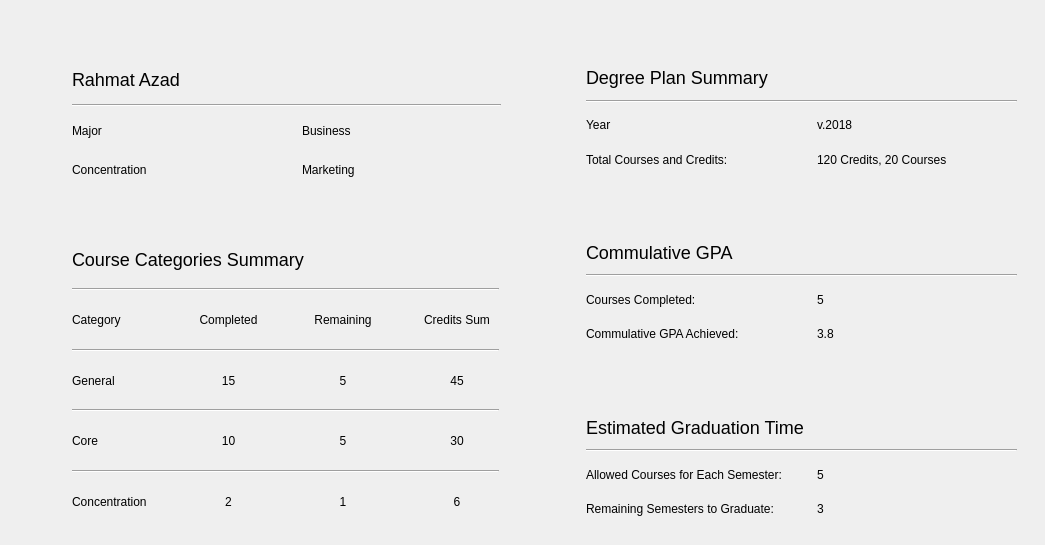
         <widget class="QWidget" name="dashboard_page">
          <widget class="QFrame" name="user_sum">
           <property name="geometry">
            <rect>
             <x>52</x>
             <y>50</y>
             <width>470</width>
             <height>151</height>
            </rect>
           </property>
           <property name="styleSheet">
            <string notr="true"/>
           </property>
           <property name="frameShape">
            <enum>QFrame::NoFrame</enum>
           </property>
           <property name="frameShadow">
            <enum>QFrame::Plain</enum>
           </property>
           <widget class="QWidget" name="layoutWidget">
            <property name="geometry">
             <rect>
              <x>10</x>
              <y>10</y>
              <width>449</width>
              <height>129</height>
             </rect>
            </property>
            <layout class="QGridLayout" name="gridLayout_2">
             <property name="leftMargin">
              <number>10</number>
             </property>
             <property name="topMargin">
              <number>5</number>
             </property>
             <property name="rightMargin">
              <number>10</number>
             </property>
             <property name="bottomMargin">
              <number>5</number>
             </property>
             <property name="horizontalSpacing">
              <number>30</number>
             </property>
             <property name="verticalSpacing">
              <number>10</number>
             </property>
             <item row="2" column="1">
              <widget class="QLabel" name="user_sum_major">
               <property name="sizePolicy">
                <sizepolicy hsizetype="Expanding" vsizetype="Preferred">
                 <horstretch>0</horstretch>
                 <verstretch>0</verstretch>
                </sizepolicy>
               </property>
               <property name="text">
                <string>Business</string>
               </property>
              </widget>
             </item>
             <item row="3" column="1">
              <widget class="QLabel" name="user_sum_con">
               <property name="sizePolicy">
                <sizepolicy hsizetype="Expanding" vsizetype="Preferred">
                 <horstretch>0</horstretch>
                 <verstretch>0</verstretch>
                </sizepolicy>
               </property>
               <property name="text">
                <string>Marketing</string>
               </property>
              </widget>
             </item>
             <item row="2" column="0">
              <widget class="QLabel" name="user_sum_major_7">
               <property name="sizePolicy">
                <sizepolicy hsizetype="Expanding" vsizetype="Preferred">
                 <horstretch>0</horstretch>
                 <verstretch>0</verstretch>
                </sizepolicy>
               </property>
               <property name="text">
                <string>Major</string>
               </property>
              </widget>
             </item>
             <item row="3" column="0">
              <widget class="QLabel" name="user_sum_concentration_5">
               <property name="sizePolicy">
                <sizepolicy hsizetype="Expanding" vsizetype="Preferred">
                 <horstretch>0</horstretch>
                 <verstretch>0</verstretch>
                </sizepolicy>
               </property>
               <property name="text">
                <string>Concentration</string>
               </property>
              </widget>
             </item>
             <item row="0" column="0" colspan="2">
              <widget class="QLabel" name="user_sum_fullname">
               <property name="styleSheet">
                <string notr="true">font-size: 18px;</string>
               </property>
               <property name="text">
                <string>Rahmat Azad</string>
               </property>
              </widget>
             </item>
             <item row="1" column="0" colspan="2">
              <widget class="Line" name="line">
               <property name="orientation">
                <enum>Qt::Horizontal</enum>
               </property>
              </widget>
             </item>
            </layout>
           </widget>
          </widget>
          <widget class="QFrame" name="courses_sum">
           <property name="geometry">
            <rect>
             <x>52</x>
             <y>225</y>
             <width>470</width>
             <height>311</height>
            </rect>
           </property>
           <property name="styleSheet">
            <string notr="true"/>
           </property>
           <property name="frameShape">
            <enum>QFrame::NoFrame</enum>
           </property>
           <property name="frameShadow">
            <enum>QFrame::Plain</enum>
           </property>
           <widget class="QWidget" name="layoutWidget_9">
            <property name="geometry">
             <rect>
              <x>10</x>
              <y>10</y>
              <width>447</width>
              <height>291</height>
             </rect>
            </property>
            <layout class="QGridLayout" name="gridLayout_6">
             <property name="leftMargin">
              <number>10</number>
             </property>
             <property name="topMargin">
              <number>5</number>
             </property>
             <property name="rightMargin">
              <number>10</number>
             </property>
             <property name="bottomMargin">
              <number>5</number>
             </property>
             <property name="horizontalSpacing">
              <number>30</number>
             </property>
             <property name="verticalSpacing">
              <number>10</number>
             </property>
             <item row="6" column="1">
              <widget class="QLabel" name="sum_core_com">
               <property name="sizePolicy">
                <sizepolicy hsizetype="Expanding" vsizetype="Preferred">
                 <horstretch>0</horstretch>
                 <verstretch>0</verstretch>
                </sizepolicy>
               </property>
               <property name="text">
                <string>10</string>
               </property>
               <property name="alignment">
                <set>Qt::AlignCenter</set>
               </property>
              </widget>
             </item>
             <item row="4" column="0">
              <widget class="QLabel" name="user_sum_concentration_7">
               <property name="sizePolicy">
                <sizepolicy hsizetype="Expanding" vsizetype="Preferred">
                 <horstretch>0</horstretch>
                 <verstretch>0</verstretch>
                </sizepolicy>
               </property>
               <property name="text">
                <string>General</string>
               </property>
              </widget>
             </item>
             <item row="2" column="0">
              <widget class="QLabel" name="user_sum_major_11">
               <property name="sizePolicy">
                <sizepolicy hsizetype="Expanding" vsizetype="Preferred">
                 <horstretch>0</horstretch>
                 <verstretch>0</verstretch>
                </sizepolicy>
               </property>
               <property name="text">
                <string>Category</string>
               </property>
              </widget>
             </item>
             <item row="5" column="0" colspan="4">
              <widget class="Line" name="line_11">
               <property name="orientation">
                <enum>Qt::Horizontal</enum>
               </property>
              </widget>
             </item>
             <item row="8" column="2">
              <widget class="QLabel" name="sum_concent_rem">
               <property name="sizePolicy">
                <sizepolicy hsizetype="Expanding" vsizetype="Preferred">
                 <horstretch>0</horstretch>
                 <verstretch>0</verstretch>
                </sizepolicy>
               </property>
               <property name="text">
                <string>1</string>
               </property>
               <property name="alignment">
                <set>Qt::AlignCenter</set>
               </property>
              </widget>
             </item>
             <item row="2" column="1">
              <widget class="QLabel" name="user_sum_major_12">
               <property name="sizePolicy">
                <sizepolicy hsizetype="Expanding" vsizetype="Preferred">
                 <horstretch>0</horstretch>
                 <verstretch>0</verstretch>
                </sizepolicy>
               </property>
               <property name="text">
                <string>Completed</string>
               </property>
               <property name="alignment">
                <set>Qt::AlignCenter</set>
               </property>
              </widget>
             </item>
             <item row="4" column="3">
              <widget class="QLabel" name="sum_general_cre">
               <property name="sizePolicy">
                <sizepolicy hsizetype="Expanding" vsizetype="Preferred">
                 <horstretch>0</horstretch>
                 <verstretch>0</verstretch>
                </sizepolicy>
               </property>
               <property name="text">
                <string>45</string>
               </property>
               <property name="alignment">
                <set>Qt::AlignCenter</set>
               </property>
              </widget>
             </item>
             <item row="7" column="0" colspan="4">
              <widget class="Line" name="line_18">
               <property name="orientation">
                <enum>Qt::Horizontal</enum>
               </property>
              </widget>
             </item>
             <item row="0" column="0" colspan="4">
              <widget class="QLabel" name="user_sum_fullname_5">
               <property name="styleSheet">
                <string notr="true">font-size: 18px;</string>
               </property>
               <property name="text">
                <string>Course Categories Summary</string>
               </property>
              </widget>
             </item>
             <item row="4" column="2">
              <widget class="QLabel" name="sum_general_rem">
               <property name="sizePolicy">
                <sizepolicy hsizetype="Expanding" vsizetype="Preferred">
                 <horstretch>0</horstretch>
                 <verstretch>0</verstretch>
                </sizepolicy>
               </property>
               <property name="text">
                <string>5</string>
               </property>
               <property name="alignment">
                <set>Qt::AlignCenter</set>
               </property>
              </widget>
             </item>
             <item row="6" column="2">
              <widget class="QLabel" name="sum_core_rem">
               <property name="sizePolicy">
                <sizepolicy hsizetype="Expanding" vsizetype="Preferred">
                 <horstretch>0</horstretch>
                 <verstretch>0</verstretch>
                </sizepolicy>
               </property>
               <property name="text">
                <string>5</string>
               </property>
               <property name="alignment">
                <set>Qt::AlignCenter</set>
               </property>
              </widget>
             </item>
             <item row="4" column="1">
              <widget class="QLabel" name="sum_general_com">
               <property name="sizePolicy">
                <sizepolicy hsizetype="Expanding" vsizetype="Preferred">
                 <horstretch>0</horstretch>
                 <verstretch>0</verstretch>
                </sizepolicy>
               </property>
               <property name="text">
                <string>15</string>
               </property>
               <property name="alignment">
                <set>Qt::AlignCenter</set>
               </property>
              </widget>
             </item>
             <item row="6" column="3">
              <widget class="QLabel" name="sum_core_cre">
               <property name="sizePolicy">
                <sizepolicy hsizetype="Expanding" vsizetype="Preferred">
                 <horstretch>0</horstretch>
                 <verstretch>0</verstretch>
                </sizepolicy>
               </property>
               <property name="text">
                <string>30</string>
               </property>
               <property name="alignment">
                <set>Qt::AlignCenter</set>
               </property>
              </widget>
             </item>
             <item row="8" column="0">
              <widget class="QLabel" name="user_sum_concentration_10">
               <property name="sizePolicy">
                <sizepolicy hsizetype="Expanding" vsizetype="Preferred">
                 <horstretch>0</horstretch>
                 <verstretch>0</verstretch>
                </sizepolicy>
               </property>
               <property name="text">
                <string>Concentration</string>
               </property>
              </widget>
             </item>
             <item row="3" column="0" colspan="4">
              <widget class="Line" name="line_10">
               <property name="orientation">
                <enum>Qt::Horizontal</enum>
               </property>
              </widget>
             </item>
             <item row="8" column="1">
              <widget class="QLabel" name="sum_concent_com">
               <property name="sizePolicy">
                <sizepolicy hsizetype="Expanding" vsizetype="Preferred">
                 <horstretch>0</horstretch>
                 <verstretch>0</verstretch>
                </sizepolicy>
               </property>
               <property name="text">
                <string>2</string>
               </property>
               <property name="alignment">
                <set>Qt::AlignCenter</set>
               </property>
              </widget>
             </item>
             <item row="2" column="3">
              <widget class="QLabel" name="user_sum_major_14">
               <property name="sizePolicy">
                <sizepolicy hsizetype="Expanding" vsizetype="Preferred">
                 <horstretch>0</horstretch>
                 <verstretch>0</verstretch>
                </sizepolicy>
               </property>
               <property name="text">
                <string>Credits Sum</string>
               </property>
               <property name="alignment">
                <set>Qt::AlignCenter</set>
               </property>
              </widget>
             </item>
             <item row="2" column="2">
              <widget class="QLabel" name="user_sum_major_22">
               <property name="sizePolicy">
                <sizepolicy hsizetype="Expanding" vsizetype="Preferred">
                 <horstretch>0</horstretch>
                 <verstretch>0</verstretch>
                </sizepolicy>
               </property>
               <property name="text">
                <string>Remaining</string>
               </property>
               <property name="alignment">
                <set>Qt::AlignCenter</set>
               </property>
              </widget>
             </item>
             <item row="8" column="3">
              <widget class="QLabel" name="sum_concent_cre">
               <property name="sizePolicy">
                <sizepolicy hsizetype="Expanding" vsizetype="Preferred">
                 <horstretch>0</horstretch>
                 <verstretch>0</verstretch>
                </sizepolicy>
               </property>
               <property name="text">
                <string>6</string>
               </property>
               <property name="alignment">
                <set>Qt::AlignCenter</set>
               </property>
              </widget>
             </item>
             <item row="1" column="0" colspan="4">
              <widget class="Line" name="line_8">
               <property name="orientation">
                <enum>Qt::Horizontal</enum>
               </property>
              </widget>
             </item>
             <item row="6" column="0">
              <widget class="QLabel" name="user_sum_concentration_8">
               <property name="sizePolicy">
                <sizepolicy hsizetype="Expanding" vsizetype="Preferred">
                 <horstretch>0</horstretch>
                 <verstretch>0</verstretch>
                </sizepolicy>
               </property>
               <property name="text">
                <string>Core</string>
               </property>
              </widget>
             </item>
            </layout>
           </widget>
          </widget>
          <widget class="QFrame" name="degreeplan_sum">
           <property name="geometry">
            <rect>
             <x>566</x>
             <y>50</y>
             <width>470</width>
             <height>136</height>
            </rect>
           </property>
           <property name="styleSheet">
            <string notr="true"/>
           </property>
           <property name="frameShape">
            <enum>QFrame::NoFrame</enum>
           </property>
           <property name="frameShadow">
            <enum>QFrame::Plain</enum>
           </property>
           <widget class="QWidget" name="layoutWidget_2">
            <property name="geometry">
             <rect>
              <x>10</x>
              <y>10</y>
              <width>451</width>
              <height>117</height>
             </rect>
            </property>
            <layout class="QGridLayout" name="gridLayout_3">
             <property name="leftMargin">
              <number>10</number>
             </property>
             <property name="topMargin">
              <number>5</number>
             </property>
             <property name="rightMargin">
              <number>10</number>
             </property>
             <property name="bottomMargin">
              <number>5</number>
             </property>
             <property name="horizontalSpacing">
              <number>30</number>
             </property>
             <property name="verticalSpacing">
              <number>10</number>
             </property>
             <item row="0" column="0" colspan="2">
              <widget class="QLabel" name="user_sum_fullname_2">
               <property name="styleSheet">
                <string notr="true">font-size: 18px;</string>
               </property>
               <property name="text">
                <string>Degree Plan Summary</string>
               </property>
              </widget>
             </item>
             <item row="2" column="1">
              <widget class="QLabel" name="sum_year">
               <property name="sizePolicy">
                <sizepolicy hsizetype="Expanding" vsizetype="Preferred">
                 <horstretch>0</horstretch>
                 <verstretch>0</verstretch>
                </sizepolicy>
               </property>
               <property name="text">
                <string>v.2018</string>
               </property>
              </widget>
             </item>
             <item row="3" column="0">
              <widget class="QLabel" name="user_sum_concentration_2">
               <property name="sizePolicy">
                <sizepolicy hsizetype="Expanding" vsizetype="Preferred">
                 <horstretch>0</horstretch>
                 <verstretch>0</verstretch>
                </sizepolicy>
               </property>
               <property name="text">
                <string>Total Courses and Credits:</string>
               </property>
              </widget>
             </item>
             <item row="2" column="0">
              <widget class="QLabel" name="user_sum_major_2">
               <property name="sizePolicy">
                <sizepolicy hsizetype="Expanding" vsizetype="Preferred">
                 <horstretch>0</horstretch>
                 <verstretch>0</verstretch>
                </sizepolicy>
               </property>
               <property name="text">
                <string>Year</string>
               </property>
              </widget>
             </item>
             <item row="3" column="1">
              <widget class="QLabel" name="sum_TotCredit">
               <property name="sizePolicy">
                <sizepolicy hsizetype="Expanding" vsizetype="Preferred">
                 <horstretch>0</horstretch>
                 <verstretch>0</verstretch>
                </sizepolicy>
               </property>
               <property name="text">
                <string>120 Credits, 20 Courses</string>
               </property>
              </widget>
             </item>
             <item row="1" column="0" colspan="2">
              <widget class="Line" name="line_5">
               <property name="orientation">
                <enum>Qt::Horizontal</enum>
               </property>
              </widget>
             </item>
            </layout>
           </widget>
          </widget>
          <widget class="QFrame" name="gpa_sum">
           <property name="geometry">
            <rect>
             <x>566</x>
             <y>225</y>
             <width>470</width>
             <height>136</height>
            </rect>
           </property>
           <property name="styleSheet">
            <string notr="true"/>
           </property>
           <property name="frameShape">
            <enum>QFrame::NoFrame</enum>
           </property>
           <property name="frameShadow">
            <enum>QFrame::Plain</enum>
           </property>
           <widget class="QWidget" name="layoutWidget_4">
            <property name="geometry">
             <rect>
              <x>10</x>
              <y>10</y>
              <width>451</width>
              <height>116</height>
             </rect>
            </property>
            <layout class="QGridLayout" name="gridLayout_4">
             <property name="leftMargin">
              <number>10</number>
             </property>
             <property name="topMargin">
              <number>5</number>
             </property>
             <property name="rightMargin">
              <number>10</number>
             </property>
             <property name="bottomMargin">
              <number>5</number>
             </property>
             <property name="horizontalSpacing">
              <number>30</number>
             </property>
             <property name="verticalSpacing">
              <number>10</number>
             </property>
             <item row="2" column="0">
              <widget class="QLabel" name="user_sum_major_3">
               <property name="sizePolicy">
                <sizepolicy hsizetype="Expanding" vsizetype="Preferred">
                 <horstretch>0</horstretch>
                 <verstretch>0</verstretch>
                </sizepolicy>
               </property>
               <property name="text">
                <string>Courses Completed:</string>
               </property>
              </widget>
             </item>
             <item row="3" column="0">
              <widget class="QLabel" name="user_sum_concentration_3">
               <property name="sizePolicy">
                <sizepolicy hsizetype="Expanding" vsizetype="Preferred">
                 <horstretch>0</horstretch>
                 <verstretch>0</verstretch>
                </sizepolicy>
               </property>
               <property name="text">
                <string>Commulative GPA Achieved:</string>
               </property>
              </widget>
             </item>
             <item row="2" column="1">
              <widget class="QLabel" name="sum_coursesCom">
               <property name="sizePolicy">
                <sizepolicy hsizetype="Expanding" vsizetype="Preferred">
                 <horstretch>0</horstretch>
                 <verstretch>0</verstretch>
                </sizepolicy>
               </property>
               <property name="text">
                <string>5</string>
               </property>
               <property name="alignment">
                <set>Qt::AlignLeading|Qt::AlignLeft|Qt::AlignVCenter</set>
               </property>
              </widget>
             </item>
             <item row="3" column="1">
              <widget class="QLabel" name="sum_CGPA">
               <property name="sizePolicy">
                <sizepolicy hsizetype="Expanding" vsizetype="Preferred">
                 <horstretch>0</horstretch>
                 <verstretch>0</verstretch>
                </sizepolicy>
               </property>
               <property name="text">
                <string>3.8</string>
               </property>
               <property name="alignment">
                <set>Qt::AlignLeading|Qt::AlignLeft|Qt::AlignVCenter</set>
               </property>
              </widget>
             </item>
             <item row="0" column="0" colspan="2">
              <widget class="QLabel" name="user_sum_fullname_3">
               <property name="styleSheet">
                <string notr="true">font-size: 18px;</string>
               </property>
               <property name="text">
                <string>Commulative GPA</string>
               </property>
              </widget>
             </item>
             <item row="1" column="0" colspan="2">
              <widget class="Line" name="line_6">
               <property name="orientation">
                <enum>Qt::Horizontal</enum>
               </property>
              </widget>
             </item>
            </layout>
           </widget>
          </widget>
          <widget class="QFrame" name="graduation_time">
           <property name="geometry">
            <rect>
             <x>566</x>
             <y>400</y>
             <width>470</width>
             <height>136</height>
            </rect>
           </property>
           <property name="styleSheet">
            <string notr="true"/>
           </property>
           <property name="frameShape">
            <enum>QFrame::NoFrame</enum>
           </property>
           <property name="frameShadow">
            <enum>QFrame::Plain</enum>
           </property>
           <widget class="QWidget" name="layoutWidget_8">
            <property name="geometry">
             <rect>
              <x>10</x>
              <y>10</y>
              <width>451</width>
              <height>116</height>
             </rect>
            </property>
            <layout class="QGridLayout" name="gridLayout_5">
             <property name="leftMargin">
              <number>10</number>
             </property>
             <property name="topMargin">
              <number>5</number>
             </property>
             <property name="rightMargin">
              <number>10</number>
             </property>
             <property name="bottomMargin">
              <number>5</number>
             </property>
             <property name="horizontalSpacing">
              <number>30</number>
             </property>
             <property name="verticalSpacing">
              <number>10</number>
             </property>
             <item row="2" column="0">
              <widget class="QLabel" name="user_sum_major_8">
               <property name="sizePolicy">
                <sizepolicy hsizetype="Expanding" vsizetype="Preferred">
                 <horstretch>0</horstretch>
                 <verstretch>0</verstretch>
                </sizepolicy>
               </property>
               <property name="text">
                <string>Allowed Courses for Each Semester:</string>
               </property>
              </widget>
             </item>
             <item row="3" column="0">
              <widget class="QLabel" name="user_sum_concentration_6">
               <property name="sizePolicy">
                <sizepolicy hsizetype="Expanding" vsizetype="Preferred">
                 <horstretch>0</horstretch>
                 <verstretch>0</verstretch>
                </sizepolicy>
               </property>
               <property name="text">
                <string>Remaining Semesters to Graduate:</string>
               </property>
              </widget>
             </item>
             <item row="2" column="1">
              <widget class="QLabel" name="sum_coursesSem">
               <property name="sizePolicy">
                <sizepolicy hsizetype="Expanding" vsizetype="Preferred">
                 <horstretch>0</horstretch>
                 <verstretch>0</verstretch>
                </sizepolicy>
               </property>
               <property name="text">
                <string>5</string>
               </property>
              </widget>
             </item>
             <item row="3" column="1">
              <widget class="QLabel" name="sum_remSem2Grad">
               <property name="sizePolicy">
                <sizepolicy hsizetype="Expanding" vsizetype="Preferred">
                 <horstretch>0</horstretch>
                 <verstretch>0</verstretch>
                </sizepolicy>
               </property>
               <property name="text">
                <string>3</string>
               </property>
              </widget>
             </item>
             <item row="0" column="0" colspan="2">
              <widget class="QLabel" name="user_sum_fullname_4">
               <property name="styleSheet">
                <string notr="true">font-size: 18px;</string>
               </property>
               <property name="text">
                <string>Estimated Graduation Time</string>
               </property>
              </widget>
             </item>
             <item row="1" column="0" colspan="2">
              <widget class="Line" name="line_7">
               <property name="orientation">
                <enum>Qt::Horizontal</enum>
               </property>
              </widget>
             </item>
            </layout>
           </widget>
          </widget>
          <zorder>user_sum</zorder>
          <zorder>courses_sum</zorder>
          <zorder>gpa_sum</zorder>
          <zorder>graduation_time</zorder>
          <zorder>degreeplan_sum</zorder>
         </widget>
